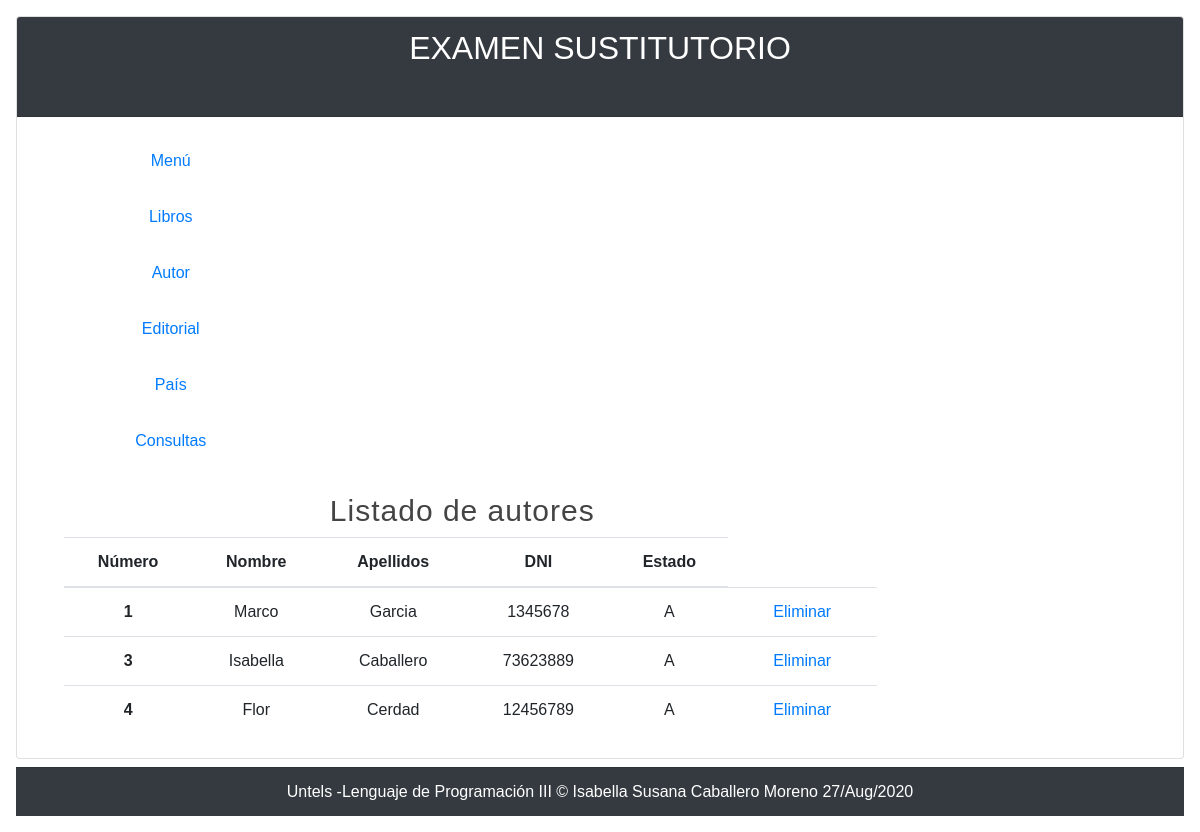
The page /listar-autor/ on the database as committed earlier.
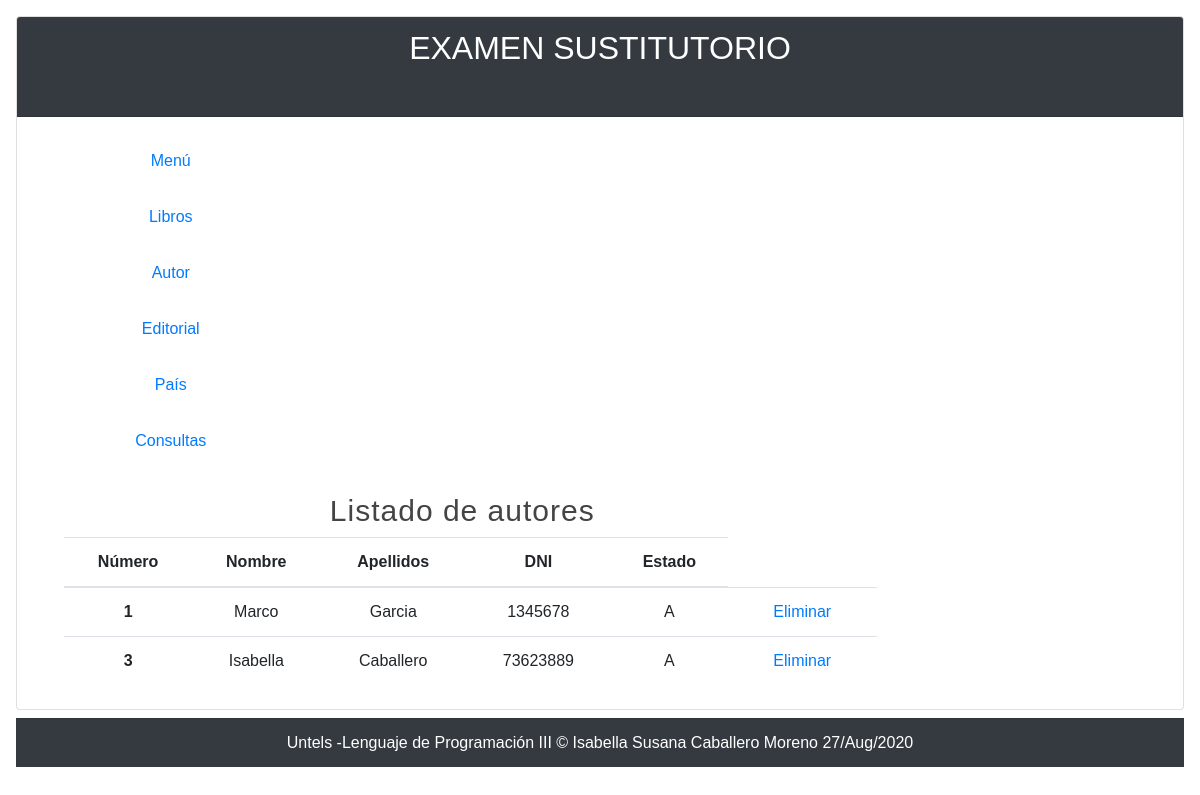
The same page on the database as committed later.
### miapp/models.py (models this page shows)
class Autor(models.Model):
    idautor = models.IntegerField()
    nombre = models.CharField(max_length=100)
    apellidos = models.CharField(max_length=100)
    dni = models.CharField(max_length=8)
    estado= models.CharField(max_length=1)

### miapp/views.py (the view)
# urls.py: path('listar-autor/', views.listar_autor, name="listar_autor"),
def listar_autor(request):
    autores = Autor.objects.all()
    return render(request,'autores.html',{
        'autores': autores,
        'titulo': 'Listado de autores'
    })

### miapp/templates/autores.html (shortened to what this page needs)
{% extends 'layout.html' %}
{% block content %}
    <h1 class="title">{{titulo}}</h1>
    <ul>
          <table class="table table-hover">
    <thead>
        <tr>
        <th scope="col">Número</th>
        <th scope="col">Nombre</th>
        <th scope="col">Apellidos</th>
        <th scope="col">DNI</th>
        <th scope="col">Estado</th>
        </tr>
    </thead>
    <tbody>
    {% for autor in autores %}
        <tr>
        <th scope="row">{{autor.idautor}}</th>
        <td>{{autor.nombre}}</td>
        <td>{{autor.apellidos}}</td>
        <td>{{autor.dni}}</td>
        <td>{{autor.estado}}</td>
         <td><a href="{% url 'eliminar_autor' id=autor.idautor %}">Eliminar</td>
        </tr>
        {% endfor %}
  </tbody>
</table>
    </ul>
{% endblock %}

Rows that differ between the two databases and show on the page:
removed Autor: idautor "4", nombre "Flor", apellidos "Cerdad", dni "12456789", estado "A"
